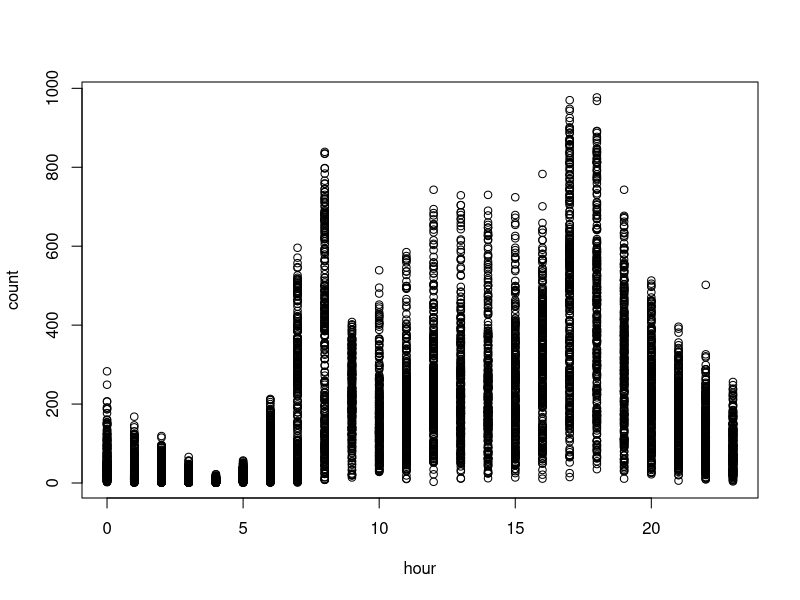

The R source for this figure: (Note: this script raises an error after producing the figure.)
############################################################
# Variables en el conjunto de datos:
#
# year - year
# hour - hour of the day (0-23)
# season -  1 = spring, 2 = summer, 3 = fall, 4 = winter 
# holiday - whether the day is considered a holiday
# workingday - whether the day is neither a weekend nor holiday
# weather - 1: Clear, Few clouds, Partly cloudy, Partly cloudy
#           2: Mist + Cloudy, Mist + Broken clouds, Mist + Few clouds, Mist
#           3: Light Snow, Light Rain + Thunderstorm + Scattered clouds, Light Rain + Scattered clouds
#           4: Heavy Rain + Ice Pallets + Thunderstorm + Mist, Snow + Fog 
# temp - temperature in Celsius
# atemp - "feels like" temperature in Celsius
# humidity - relative humidity
# windspeed - wind speed
# variable respuesta: count - number of total rentals
#
############################################################

#-----------------------------------------------------------
#
# Parte 1. Construir modelo
#
#-----------------------------------------------------------
##-- 1.Borra todos los objetos que tengas en memoria para que no te confundan en esta pr�ctica 
## Pista: instrucci�n rm o la escoba de la ventana superior derecha

rm(list = ls())

############################################################
# Lectura de datos y inspeccion
############################################################
##-- 2.Lee los datos p1a_train.csv
## Pista: fija el directorio donde tienes los datos y leelos con la instruccion read.table
datos = read.table('p1a_train.csv', header = TRUE, sep = ';', dec = '.', stringsAsFactors = TRUE)
datosOriginal = datos

##-- 3. Visualiza los datos para asegurarte que los has leido correctamente. Haz una descriptiva y elimina la variable id de tus datos por comodidad (no la utilizaras)
##-- Pista: para describir tus datos, usa la instrucci�n summary. Para eliminar la variable asigna el valor NULL a toda la variable
summary(datos)
datos$id = NULL

############################################################
# Convertir variables no numericas a factores
############################################################
##-- 4. Ya te habr�s percatado que algunas variables estan codificadas con numeros pero en realidad son variables categ�ricas.
# Para que R las trate como tales debes transformalas a la clase factor. NO transformes la variable "hour" en ning�n caso
# Pista: la instruccion factor transforma las variables numericas en factores. P.ej, si quieres transformar a factor la variable
# season, tendr�s que hacer:
# datos$season <- factor(datos$season) 

datos$year = factor(datos$year)
datos$season = factor(datos$season)
datos$holiday = factor(datos$holiday)
datos$workingday = factor(datos$workingday)
datos$weather = factor(datos$weather)


##-- 5. Inspecciona el comportamiento de la respuesta (count) en funci�n de la hora (hour) con alg�n gr�fico descriptivo.
# Seg�n lo que veas, discretiza la variable en distintas categorias y conviertela en un factor
# Pista: algun grafico hecho con boxplot o plot (con lowess opcional) te puede servir. Debes discretizar seg�n lo que te parezca m�s razonable. Por ejemplo,
# si crees que de 0 a 12 horas hay un comportamiento y de 12 a 23, otro, deber�s coger dos intervalos. Para categorizar la variable
# usa la instrucci�n cut o ifelse (si usas esta �ltima, transforma a factor posteriormente). La variable puede tener tantas categorias como
# desees pero recuerda el principio de parsimonia. Un consejo es que te guardes la nueva variable con otro nombre. As�, si te equivocas,
# conservar�s la variable original (Opcional: cuando lo tengas claro, puedes borrar la variable original si lo deseas)

plot(count~hour, datos)
datos$hourCategory = cut(datos$hour, c(0,6,8,16,19,23), labels = c('morning', 'moving', 'worktime', 'moving', 'night'), include.lowest = TRUE)
datos$hour = NULL
View(datos)
plot(count~hourCategory, datos)

############################################################
# Descriptiva
############################################################
##-- 6.Realiza la descriptiva para todos los pares de variables que tengas como num�ricas
# Pista: Usa la instrucci�n pairs (puede tardar unos segundos) usando solo las variables que sean numericas. Recuerda que si quieres seleccionar, por ejemplo, las variables
# 2,4 y 6 de los datos, lo puedes hacer con datos[,c(2,4,6)]
pairs(datos[, c(6:10)])

############################################################
# Eliminamos variables muy correlacionadas
############################################################
##-- 7. Hay 2 variables muy correlacionadas. No queremos variables muy correlacionadas en nuestro modelo.
# Elimina aquella de las dos que peor prediga la respuesta.
# Pista: Construye 2 modelos lineales (instruccion lm) con la variable respuesta en funci�n de cada una de estas variables. Quedate con aquella
# que tenga un R2 mayor y la otra eliminala

lmTemp = lm(count ~ temp, datos)
summary(lmTemp)
# R-squared = 0.1578 -> nos quedamos con esta

lmAtemp = lm(count ~ atemp, datos)
summary(lmAtemp)
# R-squared = 0.1537

# Elminamos atemp
datos$atemp = NULL

############################################################
# Descriptiva bivariante con la respuesta
############################################################
##-- 8a. Haz el diagrama bivariante de la respuesta (count) en funci�n de las variables 
##-- numericas que te quedan y dibuja un suavizado por encima. �Son relaciones lineales?
# Pista: usa plot para cada gr�fico y las funciones lines y lowess para el suavizado

par(mfrow=c(2,4))
for(i in 6:8){
  plot(datos$count~datos[,i],main=names(datos)[i],xlab=names(datos)[i],ylab="count")
  with(datos,lines(lowess(count~datos[,i]),col=2))
}

# Si que son relaciones lineales aunque vemos que windspeed es constante

##-- 8b. Haz los boxplots bivariantes con la respuesta (count) y las variables categ�ricas (factores)
# �Crees que influyen en la respuesta s�lo viendo la descriptiva?
# Pista: usa la funci�n boxplot

par(mfrow=c(2,4))
for(i in c(1, 2, 3, 4, 5, 10)){
  boxplot(datos$count~datos[,i],main=names(datos)[i],xlab=names(datos)[i],ylab="count")
}

# Algunas mas que otras, las que tinen boxplots muy similares en las diferentes categorias menos representativas van a ser (Holiday y working day)

############################################################
# Seleccion de modelo y variables
############################################################
##--9. Ajusta el modelo lineal con todas las variables que tengas e interpreta la salida de resultados (coeficientes, p-valores, R2, error residual...)
# Pista: Ajusta el modelo con la funci�n lm y guardalo en un objeto. Luego, haz el summary de dicho objeto.

mod.lm1 = lm(count~.,datos)
summary(mod.lm1)
## R-squared 0.6276
## Standard error 114.8
## Vemos que workingday y windspeed tinenen una significancia muy baja


##--10. Realiza una selecci�n autom�tica de variables y discute que ha pasado
# Pista: Usa la instrucci�n step para la selecci�n

mod.lm2 = step(mod.lm1)
summary(mod.lm2)
## R-squared 0.6275
## standard error 111.3
## Workingday y windspeed han sido eliminadas del modelo
datos$workingday = NULL

############################################################
# Colinealidad
############################################################
##-- 11. Mira la colinealidad con la instrucci�n vif del paquete car.
##-- �Hay que eliminar alguna variable?�Cual eliminarias si tuvieses que eliminar una?
# Pista: Primero debes instalar y cargar el paquete car. Usa la funci�n vif para evaluar la colinealidad
library(car)
vif(mod.lm2) ## TODO: preguntar que variable respuesta fijarnos (GVIF, Df, o GVIF')
# Vemos que todos los valores son menores a 5 asi que no hay que eliminar ninguna variable
# Elminariamos las que tienen un mayor valor de vif, en este caso seria la variable season con un vif de 3.20

############################################################
# Validacion
############################################################
##-- 12. Haz la validaci�n con el an�lisis de residuos
##-- �Se cumplen las premisas de linealidad, normalidad, homoscedasticidad, independencia?
# Pista: Haciendo plot del modelo podr�s evaluar las tres primeras premisas. Para la independencia, dibuja los residuos en el orden
# que te aparecen en los datos (funciones plot y resid)
par(mfrow=c(2,2))
plot(mod.lm2)
plot(resid(mod.lm2)) ## TODO: como se analiza? consideramos que haya la misma varianza a lo largo de los valores

# Forma de cono clara -> Homocedasticidad, no se cumple, hay que arreglarlo
# linealidad -> observamos curvatura, no se cumple, hay que arreglarlo
# Normalidad -> Se cumple pero es mejorable
# independencia -> Se cumple, vemos la misma varianza de los residuos a lo largo del orden en que aparecen, sin ningun patron que indique dependencia de las muestras

############################################################
# Transformacion de boxCox
############################################################
##-- 13. Si crees que no se cumple alguna premisa, haz la transformaci�n de boxCox para la variable respuesta 
##-- Escoge el valor de lambda que maximiza la funci�n y aplicala a la respuesta (count). Prueba tambien la transformacion logaritmica
# Pista: usa la funci�n de boxCox para conocer la lambda. Guardate las nuevas respuestas en unas nuevas variables llamadas countBC y countLog

par(mfrow=c(1,1))
bc <- boxCox(mod.lm2)
lamb = bc$x[which.max(bc$y)]
datos$countBC <- datos$count^lamb
datos$countLog <- log(datos$count)


############################################################
# Nuevos modelos con respuestas transformadas
############################################################
##-- 14. Ajusta los modelos con las dos nuevas respuestas. �Cu�l predice mejor seg�n el R2?
# Pista: Ajusta los modelos con la instruccion lm

mod.lm3 = lm(countBC ~ year + season + holiday + weather + temp + humidity + windspeed + hourCategory, datos)
mod.lm3 = step(mod.lm3) ## Validar que no se elimina ninguna variable mas
summary(mod.lm3)
## R-squared: 0.6317
## standard error: 1.798
## Vemos que el R-squared augmenta levemente respecto el modelo anterior (lm2) 0.63 vs 0.60. 
## Por otra parte el error residual se disminuye drasticamente, 117 vs 1.78 ahora, pero hay que considerar que este modelo utiliza la transformacion de BoxCox con lo cual los valores son mucho mas pequenos que los originales y por eso el error es menor

mod.lm4 = lm(countLog ~ year + season + holiday + weather + temp + humidity + windspeed + hourCategory,datos)
mod.lm4 = step(mod.lm4) ## Vemos que en este caso se elimina ademas la variable holiday
summary(mod.lm4)
## R-squared: 0.5506 
## standard error: 0.9978
## Vemos que es bastante peor que utilizando BoxCox, tenemos un R-squared 0.55 vs 0.63 en el que utilizamos BoxCox. Asi que descartamos este y nos quedamos con lm3
## mod.lm3 con transformacion BoxCox da mejor resultado

############################################################
# Validacion
############################################################
##-- 15. Haz la validacion para los 2 modelos anteriores
# Pista: Haciendo plot del modelo podr�s evaluar las tres primeras premisas. Para la independencia, dibuja los residuos en el orden
# que te aparecen en los datos (funciones plot y resid)

par(mfrow=c(2,2))
plot(mod.lm3)
plot(resid(mod.lm3))
## Linealidad = se cumple, hay curvatura pero muy leve
## Homoscedasticidad = no se cumple, sigue habiendo mas dispersion en el centro que en los extremos, pero ya no tenemos forma de cono que teniamos en el modelo lm2 por lo que ha mejorado
## Normalidad = ha mejorado pero aun no se cumple

par(mfrow=c(2,2))
plot(mod.lm4)
plot(resid(mod.lm4))
## Peores resultados que el modelo 3
## Homocedasticidad = no se cumple hay forma de cono inverso
## Normalidad = no se cumple, y aun peor que en el modelo lm3
## linealidad = no se cumple, curvatura mas destacada que en el modelo anterior

############################################################
# Transformaciones polinomicas
############################################################
##-- 16. Escoge la respuesta que creas mejor para tus datos (count,countBC,countLog). Mira si alguna de las variables numericas 
# se podria ajustar por un relaci�n no lineal de forma descriptiva
# Pista: si has cambiado de variable respuesta, vuelve a hacer los gr�ficos bivariantes y los suavizados

par(mfrow=c(2,4))
for(i in 5:6){
  plot(datos$countBC~datos[,i],main=names(datos)[i],xlab=names(datos)[i],ylab="countBC")
  with(datos,lines(lowess(countBC~datos[,i]),col=2))
}
## NO, vemos que las dos categorias (temp y humidity) siguen una relacion lineal respecto la variable countBC 

##-- 17. Para aquella o aquellas variables que lo creas necesario, ajusta un polinomio con todas las variables que tengas y
##-- vuelve a hacer la validacion

mod.lm5 = lm(countBC ~ year + season + holiday + weather + poly(temp,2) + poly(humidity,2) + poly(windspeed,2) + hourCategory,datos)
mod.lm5 = step(mod.lm5)
summary(mod.lm5)
## R-squared = 0.6364
## residual standard error = 1.787
## Vemos que hay una diferencia insignificante respecto al modelo lm3, hablamos de milesimas, por lo que no vemos que sea necesario utilizar las transformaciones polinomicas

par(mfrow=c(2,2))
plot(mod.lm5)
plot(resid(mod.lm5))

# Comparacion de modelos
summary(mod.lm1)
summary(mod.lm2)
summary(mod.lm3)
summary(mod.lm4)
summary(mod.lm5)

############################################################
# Observaciones influyentes
############################################################
##-- 18. Mira la distancia de cook para todas las observaciones. Aquellas que tengan la distancia de cook mayor, son m�s influyentes
##-- Si lo crees conveniente, elimina aquellas que creas que condicionan mucho el modelo y ajusta el modelo sin estas observaciones
# Pista: Usa la instruccion cooks.distance para obtener las distancias de cook. Para eliminar observaciones, create un nuevo conjunto de datos que no tenga dichas
# observaciones. Si, por ejemplo, quieres eliminar las observaciones 1, 2 y 5, entonces datos2 <- datos[-c(1,2,5),]
# Modelo definitivo

influenceIndexPlot(mod.lm3)
cooksDistance = cooks.distance(mod.lm3)
## A eliminar: 2005, 6737
influencePlot(mod.lm3)

datos2 = datos[-c(2005,6737),]
mod.lm6 = lm(countBC ~ year + season + holiday + weather + temp + humidity + windspeed + hourCategory,datos2)
summary(mod.lm6)
## R-squared: 0.6323
## Residual standard error: 1.797
## Hay una mejora casi insignificante respecto el modelo lm3, asi que nos quedamos con el anterior

par(mfrow=c(2,2))
plot(mod.lm6)
##-- 19. Opcional: haz todo lo que tu creas necesario para mejorar el modelo (si es que hay algo que lo pueda mejorar)

mod.final = mod.lm3
library('effects')
plot(allEffects(mod.final))

## Ver predicciones vs valores reales
pr = predict(mod.final, datos)
par(mfrow=c(1,1))
plot(pr,datos$countBC)
abline(0,1,col=2,lwd=2)    

############################################################
#
# Parte 2. Hacer prediciones con la muestra test
#
############################################################
##-- 20. Lee los datos test (p1a_test.csv) con la instruccion read.table
datosTest = read.table('p1a_test.csv', header = TRUE, sep = ';', dec = '.', stringsAsFactors = TRUE)

############################################################
# Transformaciones en variables
############################################################
##-- 21. Haz EXACTAMENTE las mismas transformaciones que hicieste en el conjunto de entrenamiento (tranformar a factores
# algunas variables, eliminar variables, categorizar o cualquier otro cambio que hayas hecho). NO ELIMINES LA VARIABLE id (Identificador)

## Convertir a factores
datosTest$year = factor(datosTest$year)
datosTest$season = factor(datosTest$season)
datosTest$holiday = factor(datosTest$holiday)
datosTest$workingday = factor(datosTest$workingday)
datosTest$weather = factor(datosTest$weather)

## Categorizar hora
datosTest$hourCategory = cut(datosTest$hour, c(0,6,8,16,19,23), labels = c('morning', 'moving', 'worktime', 'moving', 'night'), include.lowest= TRUE)
datosTest$hour = NULL

## Eliminar variables
datosTest$atemp = NULL
datosTest$workingday = NULL

############################################################
# Calcular predicciones
############################################################
##-- 22. Usa la instrucci�n predict aplicada al modelo que tu has escogido para
##-- obtener las predicciones en la muestra test.
# Pista: la instruccion predict debe tener 2 parametros: el modelo final y los datos test con las variables transformadas. Guardate las
# prediciones en una variable del mismo conjunto de datos

prediccionesBC = predict(mod.final, datosTest)
datosTest$predicciones = prediccionesBC^(1/lamb)

############################################################
# Guardar fichero
############################################################
##-- 23. Escribe un fichero con solo dos columnas el identificador y la predici�n
# Pista: Usa la funcion write.table y sigue escrupulosamente las instrucciones del enunciado para generar este fichero
# (quote = FALSE, sep = ";", row.names = FALSE, col.names = FALSE)

write.table(datosTest[c('id','predicciones')], file='p1a.txt', quote = FALSE, sep = ";", row.names = FALSE, col.names = FALSE)
